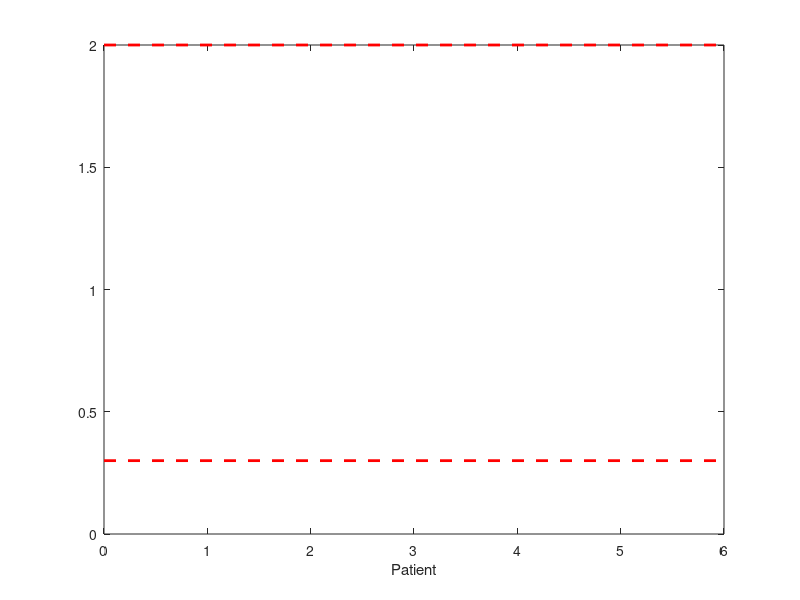

Reproduce this figure in MATLAB. (Note: this script raises an error after producing the figure.)
function PROJECT_growth_rate
%-------------------------------------------Parameters for the algorithm
%   Number of patients
    N_patients      = 6;
%   Weights of all patients
    weight          = [70.3   87.5   103.6  80.7   90.2   79.3];
%   Number of normal cells in bone marrow at equilibrium
    normal_in_BM    = [4.5*10^11 ...
                       4.6*10^11 ...
                       5.0*10^11 ...
                       5.0*10^11 ...
                       4.8*10^11 ...
                       4.6*10^11];
%   Number of normal cells in blood at equilibrium
    normal_in_blood = [1.8*10^10 ...
                       2.0*10^10 ...
                       2.2*10^10 ...
                       2.0*10^10 ...
                       2.0*10^10 ...
                       2.0*10^10];
%----------------------------------Parameters of clones alive by relapse
%   Number of clones in each patients (not counting the normal clone)
    N_cancer            = zeros(1,N_patients);
%   Proliferation rates of all clones of all patients: (columns are
%   patients, rows belong to different clones)
    p_c                 = zeros(max(N_cancer),6);
    a_c                 = zeros(max(N_cancer),6);
    for i_patient=1:N_patients
        if i_patient==1
            patient_ID          = '400220';
            rel_clonal          = [38   22  40]';
        elseif i_patient==2
            patient_ID          = '426980';
            rel_clonal          = [0    3   0   0   9   88]';
        elseif i_patient==3
            patient_ID          = '452198';
            rel_clonal          = [0    0   0   20  80]';
        elseif i_patient==4
            patient_ID          = '573988';
            rel_clonal          = [15   39  46]';
        elseif i_patient==5
            patient_ID          = '758168';
            rel_clonal          = [39   18  35  8]';
        elseif i_patient==6
            patient_ID          = '804168';
            rel_clonal          = [36   45  19]';
        end
        N_clones        = length(rel_clonal)-1;
        filename        = ['parameters_' patient_ID '_centered.txt'];
        if (exist(filename,'file')~=2)
            continue;
        end
        fileID          = fopen(filename,'r');
        formatSpec      = '%f';
        A               = fscanf(fileID,formatSpec);
        fclose(fileID);
        A               = reshape(A,2*N_clones,[])';
        para_a_l        = A(1:N_clones);
        para_p_l        = A(N_clones+1:2*N_clones);
        % para_d_l        = 0.2*ones(1,length(para_a_l));
        n_alive_clone   = 0;
        for i=1:length(rel_clonal)-1
            if rel_clonal(i)>0
                n_alive_clone   = n_alive_clone+1;
                p_c(n_alive_clone,i_patient)    = para_p_l(i);
                a_c(n_alive_clone,i_patient)    = para_a_l(i);
            end
        end
        N_cancer(i_patient) = n_alive_clone;
    end
%   Constants for two negative feedback systems:
    C1                  = 10^-12;
    C2                  = 1;
    k                   = 10^-12;
%   Plot background
    figure(1)
    clf
    plot([0 6],[0.3 0.3],'--r','LineWidth',2);hold on
    plot([0 6],[2.0 2.0],'--r','LineWidth',2);hold on
%------------------------------------------------------------Main algorithm
    for i=1:6
        % fprintf('Patient %d:\n',i);
        c_1_bar = 2*(10^9)*weight(i);
        s_bar   = 1/(1+k*normal_in_blood(i));
        d_bar   = C1*(normal_in_BM(i)-C2*c_1_bar);
        for j=1:N_cancer(i)
            lambda = 30*(log10(exp(1)))*((2*a_c(j,i)*s_bar-1)*p_c(j,i)-d_bar)
            scatter([i],[lambda],[100],'MarkerEdgeColor',[0 .5 .5],...
                                 'MarkerFaceColor',[0 .7 .7],...
                                 'LineWidth',3);hold on
                             % ylim([0 2.5]);
                             xlim([0 6]);
        end
    end
    l = xlabel('Patient');
    l.FontSize  = 15;
    l = ylabel('Growth rate (lambda)');
    l.FontSize  = 15;

    figure_name = ['plot_growth_rate_all.png'];
    saveas(gcf,figure_name);
end
